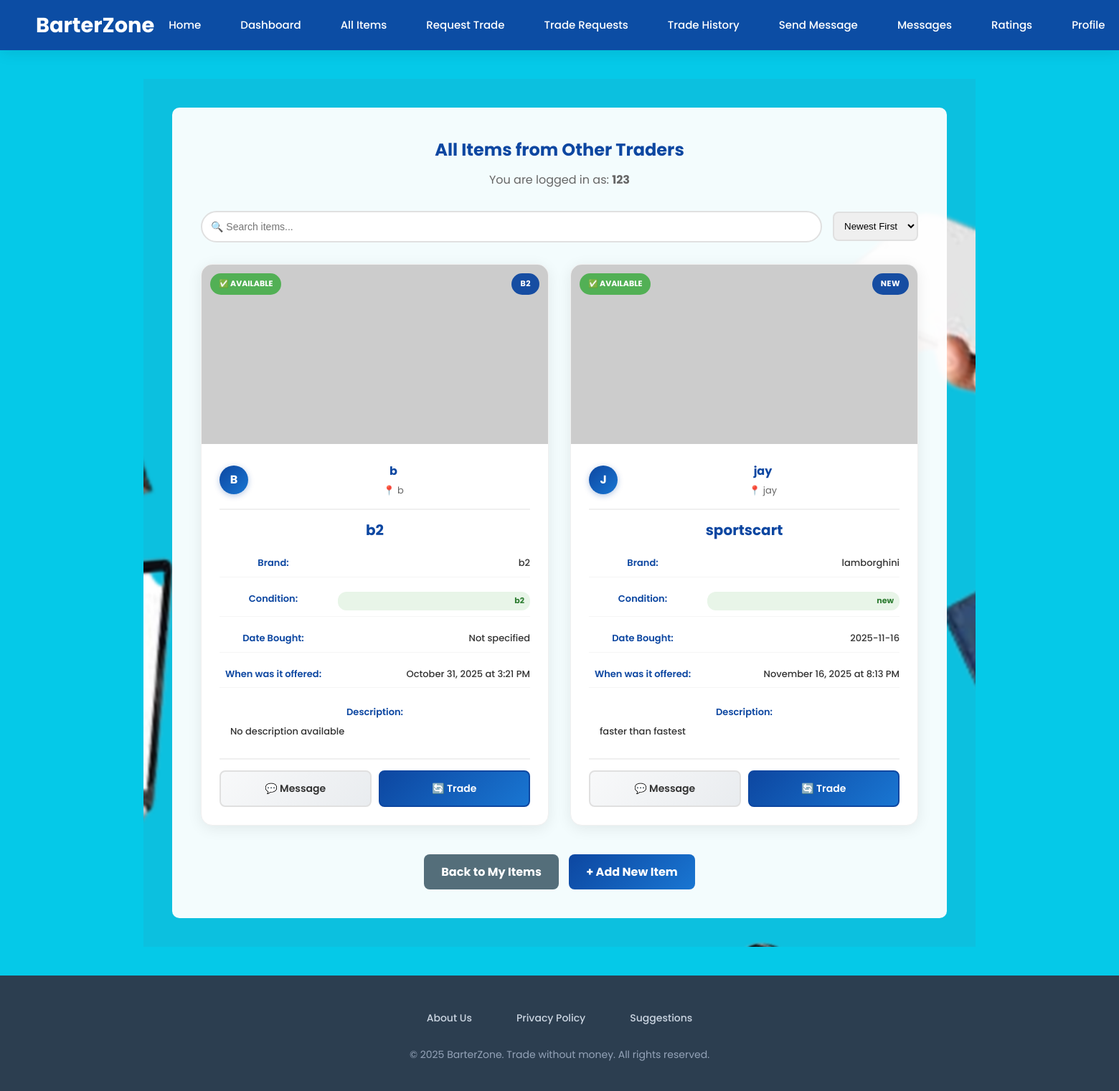
The page /other_traders_items (signed in) on the database its author committed.
### tables this page shows
CREATE TABLE items (
            items_id INTEGER PRIMARY KEY AUTOINCREMENT,
            user_id INTEGER,
            item_Name TEXT NOT NULL,
            item_Brand TEXT,
            item_Condition TEXT,
            item_DateBought TEXT,
            item_DateOffered TEXT,
            item_Description TEXT,
            item_image TEXT,
            item_available BOOLEAN DEFAULT 1,
            created_at TIMESTAMP DEFAULT CURRENT_TIMESTAMP,
            FOREIGN KEY (user_id) REFERENCES users (id)
        );

CREATE TABLE users (
            id INTEGER PRIMARY KEY AUTOINCREMENT,
            username TEXT UNIQUE NOT NULL,
            email TEXT,
            password TEXT NOT NULL,
            birthdate TEXT,
            location TEXT,
            full_name TEXT,
            contact TEXT,
            created_at TIMESTAMP DEFAULT CURRENT_TIMESTAMP
        , is_admin BOOLEAN DEFAULT 0);

### app.py (the view)
@app.route('/other_traders_items')
def other_traders_items():
    if 'user_id' not in session:
        flash('Please login first.', 'warning')
        return redirect(url_for('login'))
    user_id = session['user_id']
    with sqlite3.connect(DB_NAME) as conn:
        conn.row_factory = sqlite3.Row
        items = conn.execute("""
            SELECT i.*, u.username, u.full_name, u.location, u.contact
            FROM items i
            JOIN users u ON i.user_id = u.id
            WHERE i.user_id != ?
            AND u.is_admin = 0  -- EXCLUDE ADMIN USERS
            AND i.item_available = 1
            AND i.items_id NOT IN (
                SELECT offer_item_id FROM trades WHERE trade_status IN ('pending', 'accepted', 'completed')
                UNION
                SELECT target_item_id FROM trades WHERE trade_status IN ('pending', 'accepted', 'completed')
            )
            ORDER BY u.username ASC
        """, (user_id,)).fetchall()
    return render_template('TraderOption.html', items=items, mode='other_traders')

### templates/TraderOption.html (shortened to what this page needs)
{% extends "base.html" %}
{% block content %}
<section class="hero-section">
  <div class="overlay" style="background: rgba(255,255,255,0.95); color:#333; max-width: 1200px; width:100%; padding:20px; border-radius:10px;">
    {% if mode == 'view' %}
    <div style="max-width: 1400px; margin: 0 auto; padding: 20px;">
        <h2 style="color:#0d47a1; margin-bottom: 25px; text-align: center;">My Items</h2>
        {% if items %}
        <div class="items-grid">
            {% for item in items %}
            <div class="item-card">
                <div class="item-image">
                    {% if item['item_image'] %}
                    <img src="{{ item['item_image'] }}" alt="{{ item['item_Name'] }}" onerror="this.src='https://via.placeholder.com/300x200/0d47a1/ffffff?text=No+Image'">
                    {% else %}
                    <img src="https://via.placeholder.com/300x200/0d47a1/ffffff?text=No+Image" alt="{{ item['item_Name'] }}">
                    {% endif %}
                    {% if item['item_status'] == 'traded' %}
                    <div class="item-unavailable" style="position: absolute; top: 12px; left: 12px; background: rgba(244, 67, 54, 0.95); color: white; padding: 6px 12px; border-radius: 20px; font-size: 11px; font-weight: bold; text-transform: uppercase; z-index: 10;">
                        ❌ Traded
                    </div>
                    {% elif item['item_status'] == 'in_trade' %}
                    <div class="item-in-trade" style="position: absolute; top: 12px; left: 12px; background: rgba(255, 152, 0, 0.95); color: white; padding: 6px 12px; border-radius: 20px; font-size: 11px; font-weight: bold; text-transform: uppercase; z-index: 10;">
                        ⏳ In Trade
                    </div>
                    {% else %}
                    <div class="item-available" style="position: absolute; top: 12px; left: 12px; background: rgba(76, 175, 80, 0.95); color: white; padding: 6px 12px; border-radius: 20px; font-size: 11px; font-weight: bold; text-transform: uppercase; z-index: 10;">
                        ✅ Available
                    </div>
                    {% endif %}
                    <div class="item-condition">{{ item['item_Condition'] or 'Good' }}</div>
                </div>
                <div class="item-details">
                    <div class="detail-row">
                        <span class="detail-label">Item Name:</span>
                        <span class="detail-value">{{ item['item_Name'] }}</span>
                    </div>
                    <div class="detail-row">
                        <span class="detail-label">Brand:</span>
                        <span class="detail-value">{{ item['item_Brand'] or 'Not specified' }}</span>
                    </div>
                    <div class="detail-row">
                        <span class="detail-label">Condition:</span>
                        <span class="detail-value condition-badge">{{ item['item_Condition'] or 'Good' }}</span>
                    </div>
                    <div class="detail-row">
                        <span class="detail-label">Date Bought:</span>
                        <span class="detail-value">{{ item['item_DateBought'] or 'Not specified' }}</span>
                    </div>
                    <div class="detail-row">
                        <span class="detail-label">Date Offered:</span>
                        <span class="detail-value">{{ item['item_DateOffered'] or 'Not specified' }}</span>
                    </div>
                    <div class="detail-row-full">
                        <span class="detail-label">Description:</span>
                        <p class="detail-value description-text">{{ item['item_Description'] or 'No description available' }}</p>
                    </div>
                    {% if item['item_status'] == 'traded' %}
                    <div style="background: #ffebee; color: #c62828; padding: 10px; border-radius: 6px; margin-top: 15px; border-left: 4px solid #c62828;">
                        <strong>✅ Trade Completed</strong>
                        <p style="margin: 5px 0 0 0; font-size: 12px; color: #c62828;">
                            This item was successfully traded. You can delete it to clean up your list.
                        </p>
                    </div>
                    {% elif item['item_status'] == 'in_trade' %}
                    <div style="background: #fff3e0; color: #ef6c00; padding: 10px; border-radius: 6px; margin-top: 15px; border-left: 4px solid #ef6c00;">
                        <strong>⏳ Active Trade</strong>
                        <p style="margin: 5px 0 0 0; font-size: 12px; color: #ef6c00;">
                            This item is currently in an active trade and cannot be modified.
                        </p>
                    </div>
                    {% endif %}
                    <div class="item-actions">
                        {% if item['item_status'] == 'available' %}
                        <a href="{{ url_for('edit_item', id=item['items_id']) }}" class="btn-edit">
                            ✏️ Edit
                        </a>
                        <a href="{{ url_for('delete_item', id=item['items_id']) }}" class="btn-delete" onclick="return confirm('Are you sure you want to delete this item?')">
                            🗑️ Delete
                        </a>
                        {% elif item['item_status'] == 'in_trade' %}
                        <button class="btn-edit" style="background: #9e9e9e; border-color: #9e9e9e; cursor: not-allowed;" disabled>
                            ✏️ In Trade
                        </button>
                        <button class="btn-delete" style="background: #9e9e9e; border-color: #9e9e9e; cursor: not-allowed;" disabled>
                            🗑️ In Trade
                        </button>
                        {% elif item['item_status'] == 'traded' %}
                        <button class="btn-edit" style="background: #9e9e9e; border-color: #9e9e9e; cursor: not-allowed;" disabled>
                            ✏️ Traded
                        </button>
                        <a href="{{ url_for('delete_item', id=item['items_id']) }}" class="btn-delete" onclick="return confirm('This item has been traded. Are you sure you want to delete it from your list?')">
                            🗑️ Clean Up
                        </a>
                        {% endif %}
                    </div>
                </div>
            </div>
            {% endfor %}
        </div>
        {% else %}
        <div style="text-align: center; padding: 60px 20px; background: white; border-radius: 12px; box-shadow: 0 4px 15px rgba(0,0,0,0.1);">
            <div style="font-size: 64px; margin-bottom: 20px;">📦</div>
            <h3 style="color:#666; margin-bottom:15px;">No Items Added Yet</h3>
            <p style="color:#999; margin-bottom:30px; max-width: 400px; margin-left: auto; margin-right: auto;">
                You haven't added any items yet. Start by adding your first item to trade!
            </p>
        </div>
        {% endif %}
        <div style="margin-top: 40px; display: flex; gap: 15px; justify-content: center; flex-wrap: wrap;">
            <a href="{{ url_for('add_item') }}" class="btn-primary" style="padding: 14px 30px; background: linear-gradient(135deg, #0d47a1 0%, #1976d2 100%); border: none; border-radius: 8px; color: white; font-weight: bold; font-size: 16px; cursor: pointer; transition: all 0.3s ease; text-decoration: none;">
                + Add New Item
            </a>
            <a href="{{ url_for('other_traders_items') }}" class="btn-primary" style="padding: 14px 30px; background: #546e7a; border: none; border-radius: 8px; color: white; font-weight: bold; font-size: 16px; cursor: pointer; transition: all 0.3s ease; text-decoration: none;">
                View All Other's Items
            </a>
        </div>
    </div>
    {% elif mode == 'other_traders' %}
    <div style="max-width: 1400px; margin: 0 auto; padding: 20px;">
        <h2 style="color:#0d47a1; margin-bottom:10px; text-align: center;">All Items from Other Traders</h2>
        <p style="color:#666; margin-bottom:30px; text-align: center;">You are logged in as: <strong>{{ session.username }}</strong></p>
        {% if items %}
        <div style="display: flex; justify-content: space-between; align-items: center; margin-bottom: 30px; flex-wrap: wrap; gap: 15px;">
            <div style="flex: 1; min-width: 300px;">
                <input type="text" id="searchItems" placeholder="🔍 Search items..."
                       style="width: 100%; padding: 12px; border: 2px solid #e0e0e0; border-radius: 25px; font-size: 14px;">
            </div>
            <div style="display: flex; gap: 10px;">
                <select id="sortBy" style="padding: 10px; border: 2px solid #e0e0e0; border-radius: 8px;">
                    <option value="newest">Newest First</option>
                </select>
            </div>
        </div>
        <div class="items-grid" id="itemsGrid">
            {% for item in items %}
            <div class="item-card" data-name="{{ item['item_Name']|lower }}" data-date="{{ item['item_DateOffered'] or item['item_Date'] }}">
                <div class="item-image">
                    {% if item['item_image'] %}
                    <img src="{{ item['item_image'] }}" alt="{{ item['item_Name'] }}" onerror="this.src='https://via.placeholder.com/300x200/0d47a1/ffffff?text=No+Image'">
                    {% else %}
                    <img src="https://via.placeholder.com/300x200/0d47a1/ffffff?text=No+Image" alt="{{ item['item_Name'] }}">
                    {% endif %}
                    {% if item['item_available'] == 0 %}
                    <div class="item-unavailable" style="position: absolute; top: 12px; left: 12px; background: rgba(244, 67, 54, 0.95); color: white; padding: 6px 12px; border-radius: 20px; font-size: 11px; font-weight: bold; text-transform: uppercase; z-index: 10;">
                        ❌ Unavailable
                    </div>
                    {% else %}
                    <div class="item-available" style="position: absolute; top: 12px; left: 12px; background: rgba(76, 175, 80, 0.95); color: white; padding: 6px 12px; border-radius: 20px; font-size: 11px; font-weight: bold; text-transform: uppercase; z-index: 10;">
                        ✅ Available
                    </div>
                    {% endif %}
                    <div class="item-condition">{{ item['item_Condition'] or 'Good' }}</div>
                </div>
                <div class="item-details">
                    <div class="owner-section">
                        <div class="owner-avatar">
                            {{ (item['full_name'] or item['username'])|first|upper }}
                        </div>
                        <div class="owner-details">
                            <div class="owner-name">{{ item['full_name'] or item['username'] }}</div>
                            {% if item['location'] %}
                            <div class="owner-location">📍 {{ item['location'] }}</div>
                            {% endif %}
                        </div>
                    </div>
                    <h3 class="item-title">
                        <a href="{{ url_for('view_item', item_id=item['items_id']) }}" style="color: inherit; text-decoration: none;">
                            {{ item['item_Name'] }}
                        </a>
                    </h3>
                    <div class="detail-row">
                        <span class="detail-label">Brand:</span>
                        <span class="detail-value">{{ item['item_Brand'] or 'Not specified' }}</span>
                    </div>
                    <div class="detail-row">
                        <span class="detail-label">Condition:</span>
                        <span class="detail-value condition-badge">{{ item['item_Condition'] or 'Good' }}</span>
                    </div>
                    <div class="detail-row">
                        <span class="detail-label">Date Bought:</span>
                        <span class="detail-value">{{ item['item_DateBought'] or 'Not specified' }}</span>
                    </div>
                    <div class="detail-row">
                        <span class="detail-label">When was it offered:</span>
                        <span class="detail-value">{{ item['item_DateOffered'] or 'Not specified' }}</span>
                    </div>
                    <div class="detail-row-full">
                        <span class="detail-label">Description:</span>
                        <p class="detail-value description-text">{{ item['item_Description'] or 'No description available' }}</p>
                    </div>
                    <div class="item-actions">
                        <a href="{{ url_for('send_message') }}?receiver_id={{ item['user_id'] }}" class="btn-message">
                            💬 Message
                        </a>
                        {% if item['item_available'] == 0 %}
                        <button class="btn-trade" style="background: #9e9e9e; border-color: #9e9e9e; cursor: not-allowed;" disabled>
                            🔄 Traded
                        </button>
                        {% else %}
                        <a href="{{ url_for('request_trade') }}?target_item_id={{ item['items_id'] }}" class="btn-trade">
                            🔄 Trade
                        </a>
                        {% endif %}
                    </div>
                </div>
            </div>
            {% endfor %}
        </div>
        {% endif %}
        {% if items %}
        <div style="margin-top: 40px; text-align: center;">
            <a href="{{ url_for('dashboard') }}" class="btn-primary" style="padding: 12px 24px; background: #546e7a; border: none; border-radius: 8px; color: white; font-weight: bold; text-decoration: none; transition: all 0.3s ease; margin-right: 10px;">
                Back to My Items
            </a>
            <a href="{{ url_for('add_item') }}" class="btn-primary" style="padding: 12px 24px; background: linear-gradient(135deg, #0d47a1 0%, #1976d2 100%); border: none; border-radius: 8px; color: white; font-weight: bold; text-decoration: none; transition: all 0.3s ease;">
                + Add New Item
            </a>
        </div>
        {% endif %}
    </div>
    {% endif %}
  </div>
</section>
{% endblock %}

### rows shown on the page
items: item_available "✅ AVAILABLE", item_Condition "B2", full_name "b", location "b", item_Name "b2", item_Brand "b2", item_Condition "b2", item_DateBought "Not specified", item_DateOffered "October 31, 2025 at 3:21 PM", item_Description "No description available"
users: full_name "B"
items: item_available "✅ AVAILABLE", item_Condition "NEW", full_name "jay", location "jay", item_Name "sportscart", item_Brand "lamborghini", item_Condition "new", item_DateBought "2025-11-16", item_DateOffered "November 16, 2025 at 8:13 PM", item_Description "faster than fastest"
users: full_name "J"

### other values the page prints
{{ session.username }} "123"
